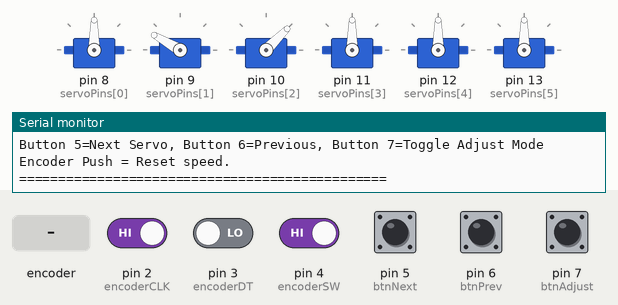
Recording of a sketch running on a simulated Arduino Uno, built with avr-gcc and run on an emulated ATmega328P. Parts: 6 × servo, the last lines printed to the serial monitor. Inputs (shaded band) come from the test bench; at power-on: pin 2 (encoderCLK), pin 4 (encoderSW), pin 5 (btnNext), pin 6 (btnPrev), pin 7 (btnAdjust) HIGH, pin 3 (encoderDT) LOW.

Above: at 1.3 s.
1.4 s: rotary encoder on pin 2 (encoderCLK) / pin 3 (encoderDT) turned 1 step (first pin leading)
3.1 s: pin 4 (encoderSW) driven LOW
4.6 s: pin 5 (btnNext) pulled LOW for 0.15 s
6.2 s: pin 7 (btnAdjust) pulled LOW for 0.15 s
7.8 s: rotary encoder on pin 2 (encoderCLK) / pin 3 (encoderDT) turned 3 steps (first pin leading)
At 9.2 s:
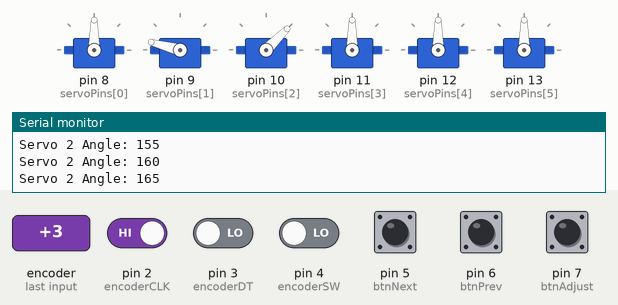
9.9 s: rotary encoder on pin 2 (encoderCLK) / pin 3 (encoderDT) turned 3 steps (first pin leading)
At 10.7 s:
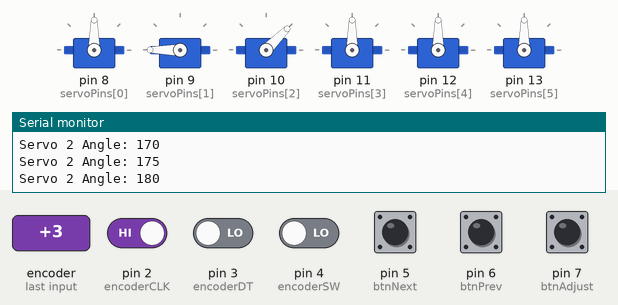
Timing chart, 0 to 12.9 s (numbered marks = the images above; inputs shaded):
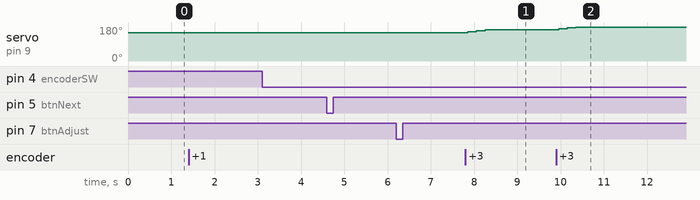

Measured:
- after the input at 7.8 s, servo on pin 9 (servoPins[1]): 150° → 155° after 0.05 s, → 160° 0.20 s later, → 165° 0.20 s later
- after the input at 9.9 s, servo on pin 9 (servoPins[1]): 165° → 170° after 0.05 s, → 175° 0.20 s later, → 180° 0.20 s later

The sketch:

roboticarm.ino.ino
```cpp
#include <Servo.h>

// --- Servo Setup ---
Servo servos[6];
int servoPins[6] = {8, 9, 10, 11, 12, 13};
int servoAngle[6] = {90, 150, 45, 90, 90, 90};  // Start all servos at 90°

int currentServo = 0;

// --- Encoder and Buttons ---
int encoderCLK = 2;
int encoderDT = 3;
int encoderSW = 4;  // Reset button on encoder

int btnNext = 5;     // Next servo
int btnPrev = 6;     // Previous servo
int btnAdjust = 7;   // Angle change mode toggle

int lastStateCLK;
int currentStateCLK;
bool adjustMode = false;   // Toggle angle change mode
bool encoderPressed = false;

// --- Rotation Control Variables ---
int angleStep = 5;   // degrees added per encoder step
int speed = 5;       // dynamic step value (resettable)
bool clkLastState = LOW;

// --- Debounce Helpers ---
unsigned long lastDebounceTime = 0;
unsigned long debounceDelay = 200; // milliseconds

void setup() {
  Serial.begin(9600);

  // Attach servos
  for (int i = 0; i < 6; i++) {
    servos[i].attach(servoPins[i]);
    servos[i].write(servoAngle[i]);
  }

  // Pin modes
  pinMode(encoderCLK, INPUT);
  pinMode(encoderDT, INPUT);
  pinMode(encoderSW, INPUT_PULLUP);
  pinMode(btnNext, INPUT_PULLUP);
  pinMode(btnPrev, INPUT_PULLUP);
  pinMode(btnAdjust, INPUT_PULLUP);

  lastStateCLK = digitalRead(encoderCLK);

  Serial.println("===== 6DOF Robotic Arm Control Initialized =====");
  Serial.println("Use rotary encoder to move servos.");
  Serial.println("Button 5=Next Servo, Button 6=Previous, Button 7=Toggle Adjust Mode");
  Serial.println("Encoder Push = Reset speed.");
  Serial.println("===============================================");
}

void loop() {
  // --- Read Encoder Rotation ---
  currentStateCLK = digitalRead(encoderCLK);
  if (currentStateCLK != lastStateCLK && currentStateCLK == HIGH) {
    if (digitalRead(encoderDT) != currentStateCLK) {
      servoAngle[currentServo] += speed;  // Clockwise rotation
    } else {
      servoAngle[currentServo] -= speed;  // Counterclockwise rotation
    }

    servoAngle[currentServo] = constrain(servoAngle[currentServo], 0, 180);
    if (adjustMode) servos[currentServo].write(servoAngle[currentServo]);

    Serial.print("Servo ");
    Serial.print(currentServo + 1);
    Serial.print(" Angle: ");
    Serial.println(servoAngle[currentServo]);
  }
  lastStateCLK = currentStateCLK;

  // --- Button: Next Servo ---
  if (buttonPressed(btnNext)) {
    currentServo = (currentServo + 1) % 6;
    Serial.print("Switched to Servo: ");
    Serial.println(currentServo + 1);
  }

  // --- Button: Previous Servo ---
  if (buttonPressed(btnPrev)) {
    currentServo = (currentServo - 1 + 6) % 6;
    Serial.print("Switched to Servo: ");
    Serial.println(currentServo + 1);
  }

  // --- Button: Toggle Adjust Mode ---
  if (buttonPressed(btnAdjust)) {
    adjustMode = !adjustMode;
    Serial.print("Adjust Mode: ");
    Serial.println(adjustMode ? "ON (Servo follows encoder)" : "OFF");
  }

  // --- Encoder Button: Reset speed only ---
  if (digitalRead(encoderSW) == LOW && !encoderPressed) {
    encoderPressed = true;
    speed = 5;
    Serial.println("Encoder speed reset to default (5° per step)");
  }
  if (digitalRead(encoderSW) == HIGH) {
    encoderPressed = false;
  }

  delay(10);
}

// --- Function: Button Debounce ---
bool buttonPressed(int pin) {
  if (digitalRead(pin) == LOW && (millis() - lastDebounceTime > debounceDelay)) {
    lastDebounceTime = millis();
    return true;
  }
  return false;
}
```
